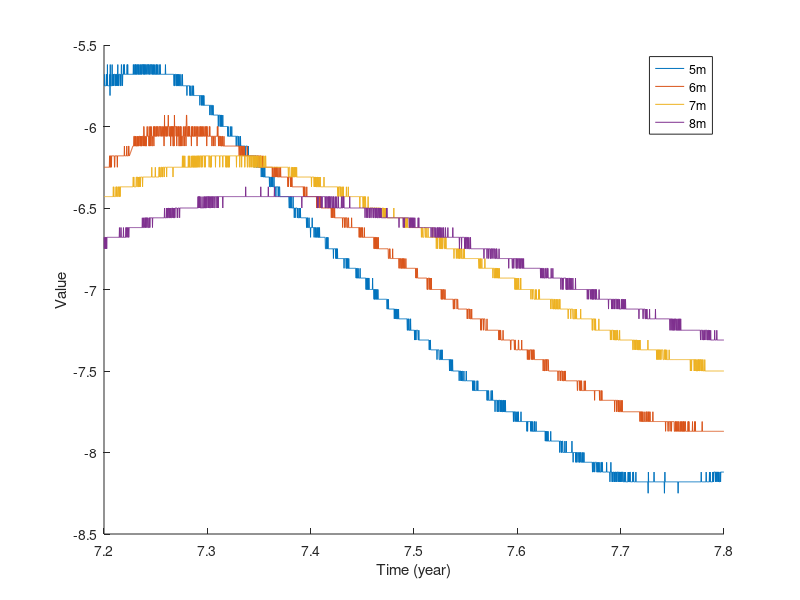

MATLAB code for this plot:
clear all;
clc;
close all;

load('ExpData_2hours_Inteval_Interp.mat')
DataSelected = ExpData_2hours_Inteval_Interp(:,4:8);

% 提取 t 从 2.55 年到 2.85 年的数据
idx = (t >= 7.2) & (t <= 7.8);

t_sub = t(idx);
Data_sub = DataSelected(idx,:);

figure
hold on
% plot(t_sub, Data_sub(:,1))
plot(t_sub, Data_sub(:,2))
plot(t_sub, Data_sub(:,3))
plot(t_sub, Data_sub(:,4))
plot(t_sub, Data_sub(:,5))
legend("5m","6m","7m","8m")
xlabel('Time (year)')
ylabel('Value')
